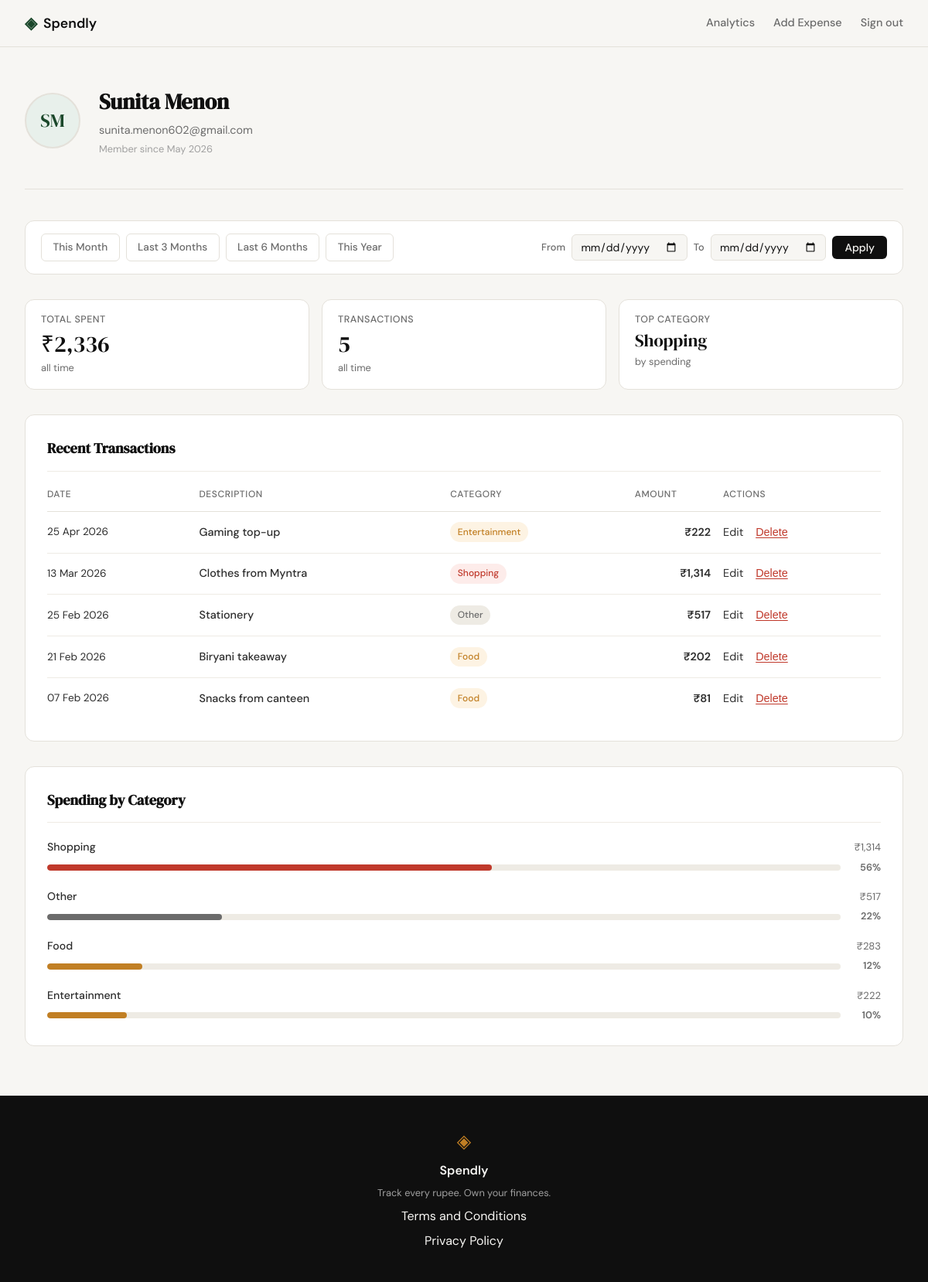
Screenshot of /profile (signed in) with the database file from the repository.
### tables this page shows
CREATE TABLE users (
            id            INTEGER   PRIMARY KEY AUTOINCREMENT,
            name          TEXT      NOT NULL,
            email         TEXT      UNIQUE NOT NULL,
            password_hash TEXT      NOT NULL,
            created_at    TIMESTAMP DEFAULT CURRENT_TIMESTAMP
        );

CREATE TABLE expenses (
            id         INTEGER   PRIMARY KEY AUTOINCREMENT,
            user_id    INTEGER   NOT NULL REFERENCES users(id) ON DELETE CASCADE,
            title      TEXT      NOT NULL,
            amount     REAL      NOT NULL,
            category   TEXT      NOT NULL CHECK(category IN (
                           'Food','Transport','Shopping','Bills',
                           'Entertainment','Health','Other')),
            date       TEXT      NOT NULL,
            note       TEXT,
            created_at TIMESTAMP DEFAULT CURRENT_TIMESTAMP
        );

### app.py (the view)
@app.route("/profile")
def profile():
    if not session.get("user_id"):
        return redirect(url_for("login"))
    today = date.today()
    presets = [
        {"label": "This Month",    "key": "this_month",    "from_date": today.replace(day=1).isoformat(),       "to_date": today.isoformat()},
        {"label": "Last 3 Months", "key": "last_3_months", "from_date": _months_ago(today, 3).isoformat(),      "to_date": today.isoformat()},
        {"label": "Last 6 Months", "key": "last_6_months", "from_date": _months_ago(today, 6).isoformat(),      "to_date": today.isoformat()},
        {"label": "This Year",     "key": "this_year",     "from_date": date(today.year, 1, 1).isoformat(),     "to_date": today.isoformat()},
    ]
    raw_from = request.args.get("from", "").strip()
    raw_to   = request.args.get("to",   "").strip()
    if raw_from and raw_to:
        try:
            datetime.strptime(raw_from, "%Y-%m-%d")
            datetime.strptime(raw_to,   "%Y-%m-%d")
        except ValueError:
            abort(400)
        from_date, to_date = raw_from, raw_to
    else:
        from_date = to_date = None
    active_preset = next(
        (p["key"] for p in presets if from_date == p["from_date"] and to_date == p["to_date"]),
        None,
    )
    if from_date and to_date:
        if active_preset:
            filter_label = next(p["label"] for p in presets if p["key"] == active_preset)
        else:
            d_from = datetime.strptime(from_date, "%Y-%m-%d")
            d_to   = datetime.strptime(to_date,   "%Y-%m-%d")
            filter_label = f"{d_from.strftime('%d %b')} – {d_to.strftime('%d %b %Y')}"
    else:
        filter_label = "all time"
    raw_user = get_user_by_id(session["user_id"])
    name_parts = raw_user["name"].split()
    initials = (name_parts[0][0] + (name_parts[-1][0] if len(name_parts) > 1 else "")).upper()
    member_since = datetime.strptime(
        raw_user["created_at"][:10], "%Y-%m-%d"
    ).strftime("%B %Y")
    user = {
        "name": raw_user["name"],
        "email": raw_user["email"],
        "initials": initials,
        "member_since": member_since,
    }
    raw_stats = get_expense_stats(session["user_id"], from_date=from_date, to_date=to_date)
    stats = {
        "total_spent": f"₹{raw_stats['total_spent']:,.0f}",
        "transaction_count": raw_stats["transaction_count"],
        "top_category": raw_stats["top_category"],
    }
    raw_txns = get_recent_expenses(session["user_id"], limit=10, from_date=from_date, to_date=to_date)
    transactions = [
        {
            "id": t["id"],
            "date": datetime.strptime(t["date"], "%Y-%m-%d").strftime("%d %b %Y"),
            "description": t["title"],
            "category": t["category"],
            "amount": f"₹{t['amount']:,.0f}",
        }
        for t in raw_txns
    ]
    categories = get_category_breakdown(session["user_id"], from_date=from_date, to_date=to_date)
    return render_template(
        "profile.html",
        user=user,
        stats=stats,
        transactions=transactions,
        categories=categories,
        presets=presets,
        filter_dates={"from_date": from_date or "", "to_date": to_date or "", "active_preset": active_preset},
        filter_label=filter_label,
    )

### app.py (called while the page is built)
def _months_ago(ref, n):
    total = ref.year * 12 + ref.month - 1 - n
    y, m = divmod(total, 12)
    m += 1
    d = min(ref.day, calendar.monthrange(y, m)[1])
    return date(y, m, d)

### database/db.py (called while the page is built)
def get_db():
    conn = sqlite3.connect(DB_PATH)
    conn.row_factory = sqlite3.Row
    conn.execute("PRAGMA foreign_keys = ON")
    return conn

def get_user_by_id(user_id):
    conn = get_db()
    row = conn.execute(
        "SELECT id, name, email, created_at FROM users WHERE id = ?", (user_id,)
    ).fetchone()
    conn.close()
    return row

def get_recent_expenses(user_id, limit=10, from_date=None, to_date=None):
    conn = get_db()
    sql = ("SELECT id, title, amount, category, date FROM expenses "
           "WHERE user_id = ?")
    params = [user_id]
    if from_date is not None and to_date is not None:
        sql += " AND date BETWEEN ? AND ?"
        params += [from_date, to_date]
    sql += " ORDER BY date DESC, id DESC LIMIT ?"
    params.append(limit)
    rows = conn.execute(sql, params).fetchall()
    conn.close()
    return rows

def get_category_breakdown(user_id, from_date=None, to_date=None):
    conn = get_db()
    sql = ("SELECT category, SUM(amount) AS total FROM expenses "
           "WHERE user_id = ?")
    params = [user_id]
    if from_date is not None and to_date is not None:
        sql += " AND date BETWEEN ? AND ?"
        params += [from_date, to_date]
    sql += " GROUP BY category ORDER BY total DESC"
    rows = conn.execute(sql, params).fetchall()
    conn.close()
    grand_total = sum(r["total"] for r in rows) or 1
    return [
        {
            "name": r["category"],
            "amount": f"₹{r['total']:,.0f}",
            "pct": round(r["total"] / grand_total * 100),
        }
        for r in rows
    ]

### templates/profile.html (shortened to what this page needs)
{% extends "base.html" %}
{% block head %}
<link rel="stylesheet" href="{{ url_for('static', filename='css/profile.css') }}">
{% endblock %}
{% block content %}
<div class="profile-page">
  <section class="profile-hero">
    <div class="profile-hero-inner">
      <div class="profile-avatar">{{ user.initials }}</div>
      <div class="profile-identity">
        <h1 class="profile-name">{{ user.name }}</h1>
        <p class="profile-email">{{ user.email }}</p>
        <p class="profile-since">Member since {{ user.member_since }}</p>
      </div>
    </div>
  </section>
  <section class="filter-bar">
    <div class="filter-presets">
      {% for p in presets %}
      <a class="filter-preset {% if filter_dates.active_preset == p.key %}filter-preset--active{% endif %}"
         href="{{ url_for('profile') }}?from={{ p.from_date }}&to={{ p.to_date }}">
        {{ p.label }}
      </a>
      {% endfor %}
    </div>
    <form class="filter-form" method="GET" action="{{ url_for('profile') }}">
      <div class="filter-inputs">
        <label class="filter-label-text" for="filter-from">From</label>
        <input class="form-input filter-date-input" type="date" id="filter-from"
               name="from" value="{{ filter_dates.from_date }}">
        <label class="filter-label-text" for="filter-to">To</label>
        <input class="form-input filter-date-input" type="date" id="filter-to"
               name="to" value="{{ filter_dates.to_date }}">
        <button type="submit" class="btn-primary filter-apply-btn">Apply</button>
      </div>
    </form>
  </section>
  <div class="profile-body">
    <section class="profile-stats">
      <div class="stat-card">
        <span class="stat-label">Total Spent</span>
        <span class="stat-value">{{ stats.total_spent }}</span>
        <span class="stat-sub">{{ filter_label }}</span>
      </div>
      <div class="stat-card">
        <span class="stat-label">Transactions</span>
        <span class="stat-value">{{ stats.transaction_count }}</span>
        <span class="stat-sub">{{ filter_label }}</span>
      </div>
      <div class="stat-card">
        <span class="stat-label">Top Category</span>
        <span class="stat-value stat-value--sm">{{ stats.top_category }}</span>
        <span class="stat-sub">by spending</span>
      </div>
    </section>
    <section class="profile-section">
      <h2 class="profile-section-title">Recent Transactions</h2>
      <div class="profile-table-wrap">
        <table class="profile-table">
          <thead>
            <tr>
              <th>Date</th>
              <th>Description</th>
              <th>Category</th>
              <th class="col-right">Amount</th>
              <th>Actions</th>
            </tr>
          </thead>
          <tbody>
            {% for tx in transactions %}
            <tr>
              <td class="tx-date">{{ tx.date }}</td>
              <td class="tx-desc">{{ tx.description }}</td>
              <td>
                <span class="tx-badge tx-badge--{{ tx.category | lower | replace(' ', '-') }}">
                  {{ tx.category }}
                </span>
              </td>
              <td class="tx-amount">{{ tx.amount }}</td>
              <td class="tx-actions">
                <a href="{{ url_for('edit_expense', id=tx.id) }}" class="tx-edit-link">Edit</a>
                <form method="POST"
                      action="{{ url_for('delete_expense_route', id=tx.id) }}"
                      style="display:inline"
                      onsubmit="return confirm('Delete this expense?')">
                  <button type="submit" class="btn-delete">Delete</button>
                </form>
              </td>
            </tr>
            {% endfor %}
          </tbody>
        </table>
      </div>
    </section>
    <section class="profile-section">
      <h2 class="profile-section-title">Spending by Category</h2>
      <div class="profile-categories">
        {% for cat in categories %}
        <div class="cat-row">
          <div class="cat-meta">
            <span class="cat-name">{{ cat.name }}</span>
            <span class="cat-amount">{{ cat.amount }}</span>
          </div>
          <div class="cat-bar-wrap">
            <div class="cat-bar-track">
              <div class="cat-bar-fill cat-bar--{{ cat.name | lower | replace(' ', '-') }}"
                   style="--fill: {{ cat.pct }}%"></div>
            </div>
            <span class="cat-pct">{{ cat.pct }}%</span>
          </div>
        </div>
        {% endfor %}
      </div>
    </section>
  </div>
</div>
{% endblock %}

### static/css/style.css (style rules this page uses)
:root { --ink: #0f0f0f; --ink-soft: #2d2d2d; --ink-muted: #6b6b6b; --ink-faint: #a0a0a0; --paper: #f7f6f3; --paper-warm: #f0ede6; --paper-card: #ffffff; --accent: #1a472a; --accent-light: #e8f0eb; --accent-2: #c17f24; --accent-2-light: #fdf3e3; --danger: #c0392b; --danger-light: #fdecea; --border: #e4e1da; --border-soft: #eeebe4; --font-display: 'DM Serif Display', Georgia, serif; --font-body: 'DM Sans', system-ui, sans-serif; --max-width: 1200px; --auth-width: 440px; --radius-sm: 6px; --radius-md: 12px; --radius-lg: 20px; }
*, *::before, *::after { box-sizing: border-box; margin: 0; padding: 0; }
html { font-size: 16px; scroll-behavior: smooth; }
body { background: var(--paper); color: var(--ink); font-family: var(--font-body); font-size: 1rem; line-height: 1.6; -webkit-font-smoothing: antialiased; }
a { color: inherit; text-decoration: none; }
.btn-primary { display: inline-block; background: var(--ink); color: var(--paper); padding: 0.65rem 1.5rem; border-radius: var(--radius-sm); font-family: var(--font-body); font-size: 0.9rem; font-weight: 500; cursor: pointer; border: none; transition: background 0.2s; text-decoration: none; }
.form-input { width: 100%; padding: 0.6rem 0.875rem; border: 1px solid var(--border); border-radius: var(--radius-sm); font-family: var(--font-body); font-size: 0.95rem; color: var(--ink); background: var(--paper); outline: none; transition: border-color 0.2s; }
.form-input::placeholder { color: var(--ink-faint); }

### rows the page displays
users: name "Sunita Menon", email "sunita.menon602@gmail.com"
expenses: top_category "Shopping", date "13 Mar 2026", description "Clothes from Myntra", category "Shopping", amount "₹1,314"
expenses: date "25 Apr 2026", description "Gaming top-up", category "Entertainment", amount "₹222"
expenses: date "25 Feb 2026", description "Stationery", category "Other", amount "₹517"
expenses: date "21 Feb 2026", description "Biryani takeaway", category "Food", amount "₹202"
expenses: date "07 Feb 2026", description "Snacks from canteen", category "Food", amount "₹81"

### other values shown
{{ user.initials }} "SM"
{{ user.member_since }} "May 2026"
{{ p.label }} "This Month" "Last 3 Months" "Last 6 Months" "This Year"
{{ stats.total_spent }} "₹2,336"
{{ filter_label }} "all time"
{{ stats.transaction_count }} "5"
{{ cat.name }} "Shopping" "Other" "Food" "Entertainment"
{{ cat.amount }} "₹1,314" "₹517" "₹283" "₹222"
{{ cat.pct }} "56" "22" "12" "10"
